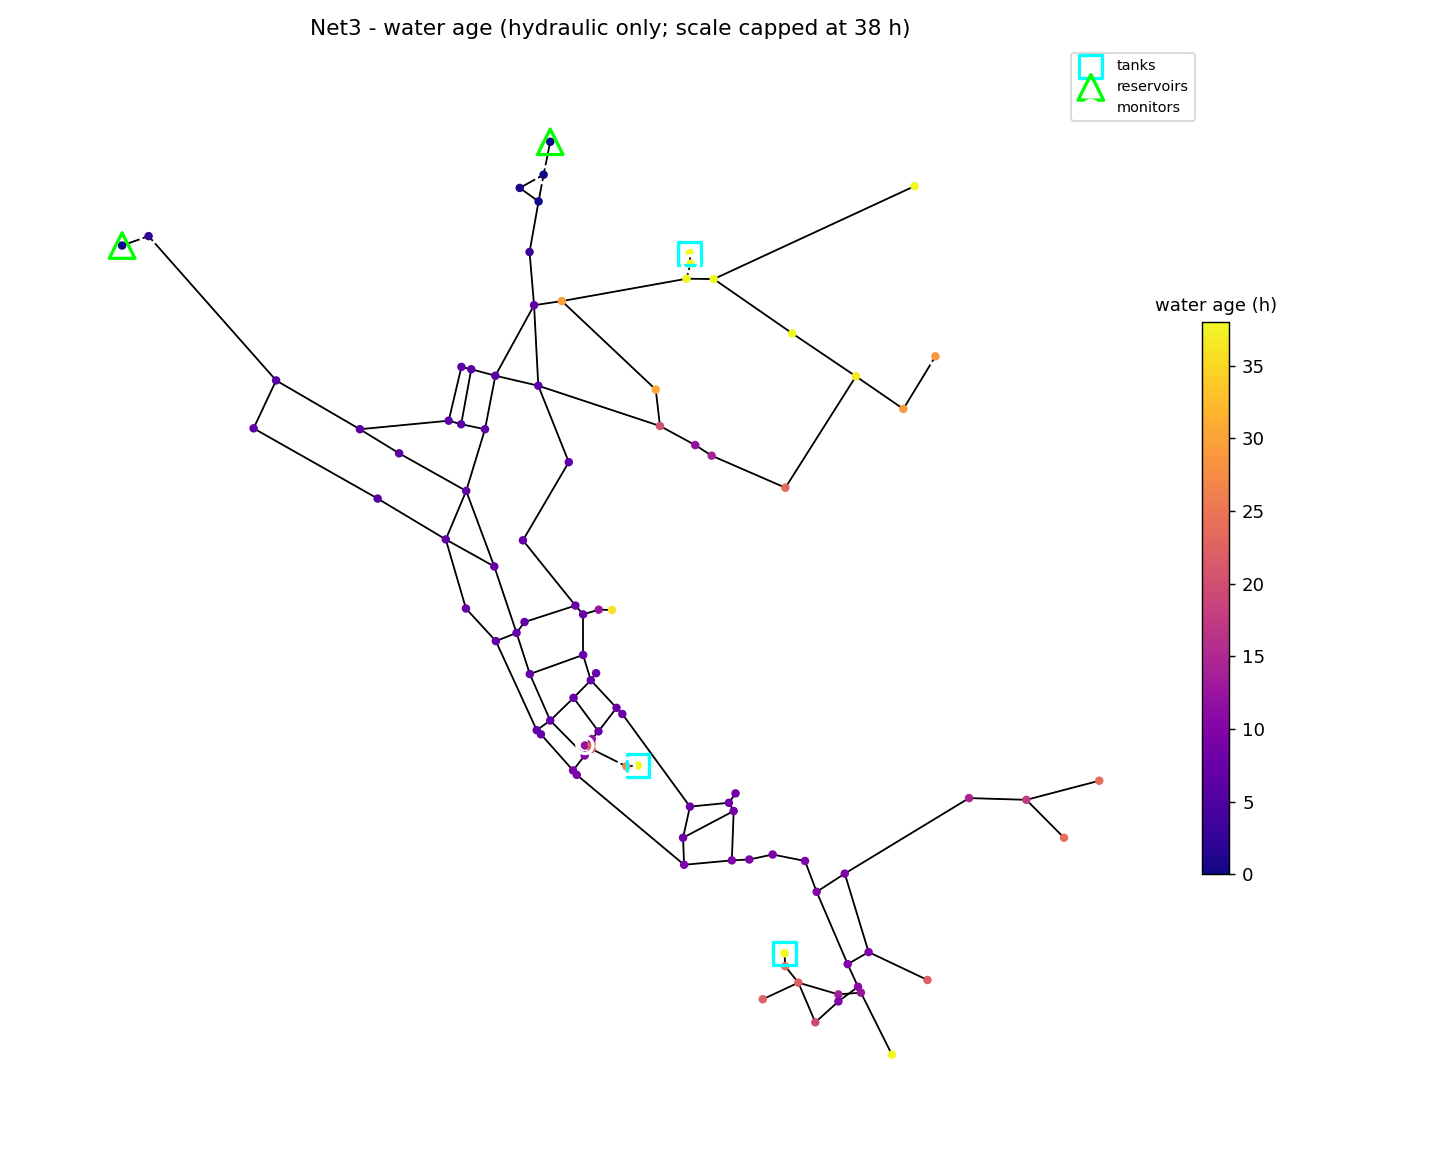

This figure's Python source:
import os, numpy as np, matplotlib
matplotlib.use("Agg")
import matplotlib.pyplot as plt
import wntr

INP = os.path.join(os.path.dirname(wntr.__file__), "library", "networks", "Net3.inp")
MON = ["10", "15", "20", "35", "40", "60"]

wn = wntr.network.WaterNetworkModel(INP)
wn.options.time.duration = 96 * 3600
wn.options.time.report_timestep = 3600
wn.options.quality.parameter = "AGE"
res = wntr.sim.EpanetSimulator(wn).run_sim()
age = (res.node["quality"] / 3600.0).iloc[-24:].mean()   # steady-ish mean age (h)

cap = float(np.round(np.nanpercentile(age.values, 92)))   # clip scale to avoid stagnant outliers
print("age stats (h): min %.1f  median %.1f  max %.1f  -> colorbar cap %.0f"
      % (age.min(), age.median(), age.max(), cap))
print("oldest nodes:", age.sort_values(ascending=False).head(5).round(1).to_dict())

age_clip = age.clip(upper=cap)

fig, ax = plt.subplots(figsize=(11, 9))
wntr.graphics.plot_network(
    wn, node_attribute=age_clip, node_size=22, node_cmap="plasma",
    node_range=[0, cap], node_colorbar_label="water age (h)",
    title=f"Net3 - water age (hydraulic only; scale capped at {cap:.0f} h)",
    ax=ax, show_plot=False,
)

def mark(names, marker, color, size, label):
    xs = [wn.get_node(n).coordinates[0] for n in names]
    ys = [wn.get_node(n).coordinates[1] for n in names]
    ax.scatter(xs, ys, marker=marker, s=size, facecolors="none",
               edgecolors=color, linewidths=1.8, zorder=6, label=label)

mark(wn.tank_name_list, "s", "cyan", 160, "tanks")
mark(wn.reservoir_name_list, "^", "lime", 200, "reservoirs")
mark(MON, "o", "white", 80, "monitors")
ax.legend(loc="best", fontsize=8)
plt.tight_layout()
out = os.path.join(os.path.dirname(__file__), "_agemap.png")
plt.savefig(out, dpi=130)
print("saved", out)
